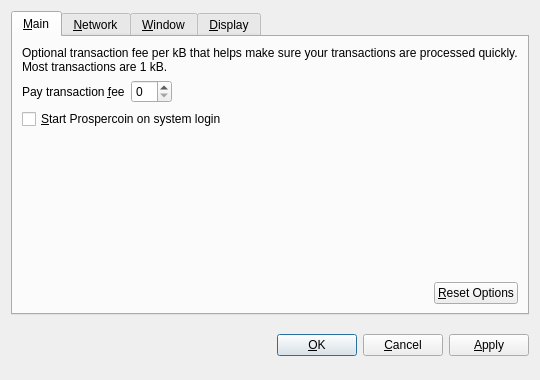
<?xml version="1.0" encoding="UTF-8"?>
<ui version="4.0">
 <class>OptionsDialog</class>
 <widget class="QDialog" name="OptionsDialog">
  <property name="geometry">
   <rect>
    <x>0</x>
    <y>0</y>
    <width>540</width>
    <height>380</height>
   </rect>
  </property>
  <property name="windowTitle">
   <string>Options</string>
  </property>
  <property name="modal">
   <bool>true</bool>
  </property>
  <layout class="QVBoxLayout" name="verticalLayout">
   <item>
    <widget class="QTabWidget" name="tabWidget">
     <property name="tabPosition">
      <enum>QTabWidget::North</enum>
     </property>
     <property name="currentIndex">
      <number>0</number>
     </property>
     <widget class="QWidget" name="tabMain">
      <attribute name="title">
       <string>&amp;Main</string>
      </attribute>
      <layout class="QVBoxLayout" name="verticalLayout_Main">
       <item>
        <widget class="QLabel" name="transactionFeeInfoLabel">
         <property name="text">
          <string>Optional transaction fee per kB that helps make sure your transactions are processed quickly. Most transactions are 1 kB.</string>
         </property>
         <property name="textFormat">
          <enum>Qt::PlainText</enum>
         </property>
         <property name="wordWrap">
          <bool>true</bool>
         </property>
        </widget>
       </item>
       <item>
        <layout class="QHBoxLayout" name="horizontalLayout_1_Main">
         <item>
          <widget class="QLabel" name="transactionFeeLabel">
           <property name="text">
            <string>Pay transaction &amp;fee</string>
           </property>
           <property name="textFormat">
            <enum>Qt::PlainText</enum>
           </property>
           <property name="buddy">
            <cstring>transactionFee</cstring>
           </property>
          </widget>
         </item>
         <item>
          <widget class="BitcoinAmountField" name="transactionFee"/>
         </item>
         <item>
          <spacer name="horizontalSpacer_1_Main">
           <property name="orientation">
            <enum>Qt::Horizontal</enum>
           </property>
           <property name="sizeHint" stdset="0">
            <size>
             <width>40</width>
             <height>20</height>
            </size>
           </property>
          </spacer>
         </item>
        </layout>
       </item>
       <item>
        <widget class="QCheckBox" name="bitcoinAtStartup">
         <property name="toolTip">
          <string>Automatically start Prospercoin after logging in to the system.</string>
         </property>
         <property name="text">
          <string>&amp;Start Prospercoin on system login</string>
         </property>
        </widget>
       </item>
       <item>
        <spacer name="verticalSpacer_Main">
         <property name="orientation">
          <enum>Qt::Vertical</enum>
         </property>
         <property name="sizeHint" stdset="0">
          <size>
           <width>20</width>
           <height>40</height>
          </size>
         </property>
        </spacer>
       </item>
       <item>
        <layout class="QHBoxLayout" name="horizontalLayout_2_Main">
         <item>
          <spacer name="horizontalSpacer_2_Main">
           <property name="orientation">
            <enum>Qt::Horizontal</enum>
           </property>
           <property name="sizeHint" stdset="0">
            <size>
             <width>40</width>
             <height>20</height>
            </size>
           </property>
          </spacer>
         </item>
         <item>
          <widget class="QPushButton" name="resetButton">
           <property name="toolTip">
            <string>Reset all client options to default.</string>
           </property>
           <property name="text">
            <string>&amp;Reset Options</string>
           </property>
           <property name="autoDefault">
            <bool>false</bool>
           </property>
          </widget>
         </item>
        </layout>
       </item>
      </layout>
     </widget>
     <widget class="QWidget" name="tabNetwork">
      <attribute name="title">
       <string>&amp;Network</string>
      </attribute>
      <layout class="QVBoxLayout" name="verticalLayout_Network">
       <item>
        <widget class="QCheckBox" name="mapPortUpnp">
         <property name="toolTip">
          <string>Automatically open the Prospercoin client port on the router. This only works when your router supports UPnP and it is enabled.</string>
         </property>
         <property name="text">
          <string>Map port using &amp;UPnP</string>
         </property>
        </widget>
       </item>
       <item>
        <widget class="QCheckBox" name="connectSocks">
         <property name="toolTip">
          <string>Connect to the Prospercoin network through a SOCKS proxy (e.g. when connecting through Tor).</string>
         </property>
         <property name="text">
          <string>&amp;Connect through SOCKS proxy:</string>
         </property>
        </widget>
       </item>
       <item>
        <layout class="QHBoxLayout" name="horizontalLayout_Network">
         <item>
          <widget class="QLabel" name="proxyIpLabel">
           <property name="text">
            <string>Proxy &amp;IP:</string>
           </property>
           <property name="textFormat">
            <enum>Qt::PlainText</enum>
           </property>
           <property name="buddy">
            <cstring>proxyIp</cstring>
           </property>
          </widget>
         </item>
         <item>
          <widget class="QValidatedLineEdit" name="proxyIp">
           <property name="maximumSize">
            <size>
             <width>140</width>
             <height>16777215</height>
            </size>
           </property>
           <property name="toolTip">
            <string>IP address of the proxy (e.g. 127.0.0.1)</string>
           </property>
          </widget>
         </item>
         <item>
          <widget class="QLabel" name="proxyPortLabel">
           <property name="text">
            <string>&amp;Port:</string>
           </property>
           <property name="textFormat">
            <enum>Qt::PlainText</enum>
           </property>
           <property name="buddy">
            <cstring>proxyPort</cstring>
           </property>
          </widget>
         </item>
         <item>
          <widget class="QLineEdit" name="proxyPort">
           <property name="maximumSize">
            <size>
             <width>55</width>
             <height>16777215</height>
            </size>
           </property>
           <property name="toolTip">
            <string>Port of the proxy (e.g. 9050)</string>
           </property>
          </widget>
         </item>
         <item>
          <widget class="QLabel" name="socksVersionLabel">
           <property name="text">
            <string>SOCKS &amp;Version:</string>
           </property>
           <property name="textFormat">
            <enum>Qt::PlainText</enum>
           </property>
           <property name="buddy">
            <cstring>socksVersion</cstring>
           </property>
          </widget>
         </item>
         <item>
          <widget class="QValueComboBox" name="socksVersion">
           <property name="toolTip">
            <string>SOCKS version of the proxy (e.g. 5)</string>
           </property>
          </widget>
         </item>
         <item>
          <spacer name="horizontalSpacer_Network">
           <property name="orientation">
            <enum>Qt::Horizontal</enum>
           </property>
           <property name="sizeHint" stdset="0">
            <size>
             <width>40</width>
             <height>20</height>
            </size>
           </property>
          </spacer>
         </item>
        </layout>
       </item>
       <item>
        <spacer name="verticalSpacer_Network">
         <property name="orientation">
          <enum>Qt::Vertical</enum>
         </property>
         <property name="sizeHint" stdset="0">
          <size>
           <width>20</width>
           <height>40</height>
          </size>
         </property>
        </spacer>
       </item>
      </layout>
     </widget>
     <widget class="QWidget" name="tabWindow">
      <attribute name="title">
       <string>&amp;Window</string>
      </attribute>
      <layout class="QVBoxLayout" name="verticalLayout_Window">
       <item>
        <widget class="QCheckBox" name="minimizeToTray">
         <property name="toolTip">
          <string>Show only a tray icon after minimizing the window.</string>
         </property>
         <property name="text">
          <string>&amp;Minimize to the tray instead of the taskbar</string>
         </property>
        </widget>
       </item>
       <item>
        <widget class="QCheckBox" name="minimizeOnClose">
         <property name="toolTip">
          <string>Minimize instead of exit the application when the window is closed. When this option is enabled, the application will be closed only after selecting Quit in the menu.</string>
         </property>
         <property name="text">
          <string>M&amp;inimize on close</string>
         </property>
        </widget>
       </item>
       <item>
        <spacer name="verticalSpacer_Window">
         <property name="orientation">
          <enum>Qt::Vertical</enum>
         </property>
         <property name="sizeHint" stdset="0">
          <size>
           <width>20</width>
           <height>40</height>
          </size>
         </property>
        </spacer>
       </item>
      </layout>
     </widget>
     <widget class="QWidget" name="tabDisplay">
      <attribute name="title">
       <string>&amp;Display</string>
      </attribute>
      <layout class="QVBoxLayout" name="verticalLayout_Display">
       <item>
        <layout class="QHBoxLayout" name="horizontalLayout_1_Display">
         <item>
          <widget class="QLabel" name="langLabel">
           <property name="text">
            <string>User Interface &amp;language:</string>
           </property>
           <property name="textFormat">
            <enum>Qt::PlainText</enum>
           </property>
           <property name="buddy">
            <cstring>lang</cstring>
           </property>
          </widget>
         </item>
         <item>
          <widget class="QValueComboBox" name="lang">
           <property name="toolTip">
            <string>The user interface language can be set here. This setting will take effect after restarting Prospercoin.</string>
           </property>
          </widget>
         </item>
        </layout>
       </item>
       <item>
        <layout class="QHBoxLayout" name="horizontalLayout_2_Display">
         <item>
          <widget class="QLabel" name="unitLabel">
           <property name="text">
            <string>&amp;Unit to show amounts in:</string>
           </property>
           <property name="textFormat">
            <enum>Qt::PlainText</enum>
           </property>
           <property name="buddy">
            <cstring>unit</cstring>
           </property>
          </widget>
         </item>
         <item>
          <widget class="QValueComboBox" name="unit">
           <property name="toolTip">
            <string>Choose the default subdivision unit to show in the interface and when sending coins.</string>
           </property>
          </widget>
         </item>
        </layout>
       </item>
       <item>
        <widget class="QCheckBox" name="displayAddresses">
         <property name="toolTip">
          <string>Whether to show Prospercoin addresses in the transaction list or not.</string>
         </property>
         <property name="text">
          <string>&amp;Display addresses in transaction list</string>
         </property>
        </widget>
       </item>
       <item>
        <widget class="QCheckBox" name="coinControlFeatures">
         <property name="toolTip">
          <string>Whether to show coin control features or not.</string>
         </property>
         <property name="text">
          <string>Display coin &amp;control features (experts only!)</string>
         </property>
        </widget>
       </item>
       <item>
        <spacer name="verticalSpacer_Display">
         <property name="orientation">
          <enum>Qt::Vertical</enum>
         </property>
         <property name="sizeHint" stdset="0">
          <size>
           <width>20</width>
           <height>40</height>
          </size>
         </property>
        </spacer>
       </item>
      </layout>
     </widget>
    </widget>
   </item>
   <item>
    <layout class="QHBoxLayout" name="horizontalLayout_Buttons">
     <item>
      <spacer name="horizontalSpacer_1">
       <property name="orientation">
        <enum>Qt::Horizontal</enum>
       </property>
       <property name="sizeHint" stdset="0">
        <size>
         <width>40</width>
         <height>48</height>
        </size>
       </property>
      </spacer>
     </item>
     <item>
      <widget class="QLabel" name="statusLabel">
       <property name="font">
        <font>
         <weight>75</weight>
         <bold>true</bold>
        </font>
       </property>
       <property name="text">
        <string/>
       </property>
       <property name="textFormat">
        <enum>Qt::PlainText</enum>
       </property>
       <property name="wordWrap">
        <bool>true</bool>
       </property>
      </widget>
     </item>
     <item>
      <spacer name="horizontalSpacer_2">
       <property name="orientation">
        <enum>Qt::Horizontal</enum>
       </property>
       <property name="sizeHint" stdset="0">
        <size>
         <width>40</width>
         <height>48</height>
        </size>
       </property>
      </spacer>
     </item>
     <item>
      <widget class="QPushButton" name="okButton">
       <property name="text">
        <string>&amp;OK</string>
       </property>
      </widget>
     </item>
     <item>
      <widget class="QPushButton" name="cancelButton">
       <property name="text">
        <string>&amp;Cancel</string>
       </property>
       <property name="autoDefault">
        <bool>false</bool>
       </property>
      </widget>
     </item>
     <item>
      <widget class="QPushButton" name="applyButton">
       <property name="text">
        <string>&amp;Apply</string>
       </property>
       <property name="autoDefault">
        <bool>false</bool>
       </property>
      </widget>
     </item>
    </layout>
   </item>
  </layout>
 </widget>
 <customwidgets>
  <customwidget>
   <class>BitcoinAmountField</class>
   <extends>QSpinBox</extends>
   <header>bitcoinamountfield.h</header>
  </customwidget>
  <customwidget>
   <class>QValueComboBox</class>
   <extends>QComboBox</extends>
   <header>qvaluecombobox.h</header>
  </customwidget>
  <customwidget>
   <class>QValidatedLineEdit</class>
   <extends>QLineEdit</extends>
   <header>qvalidatedlineedit.h</header>
  </customwidget>
 </customwidgets>
 <resources/>
 <connections/>
</ui>
